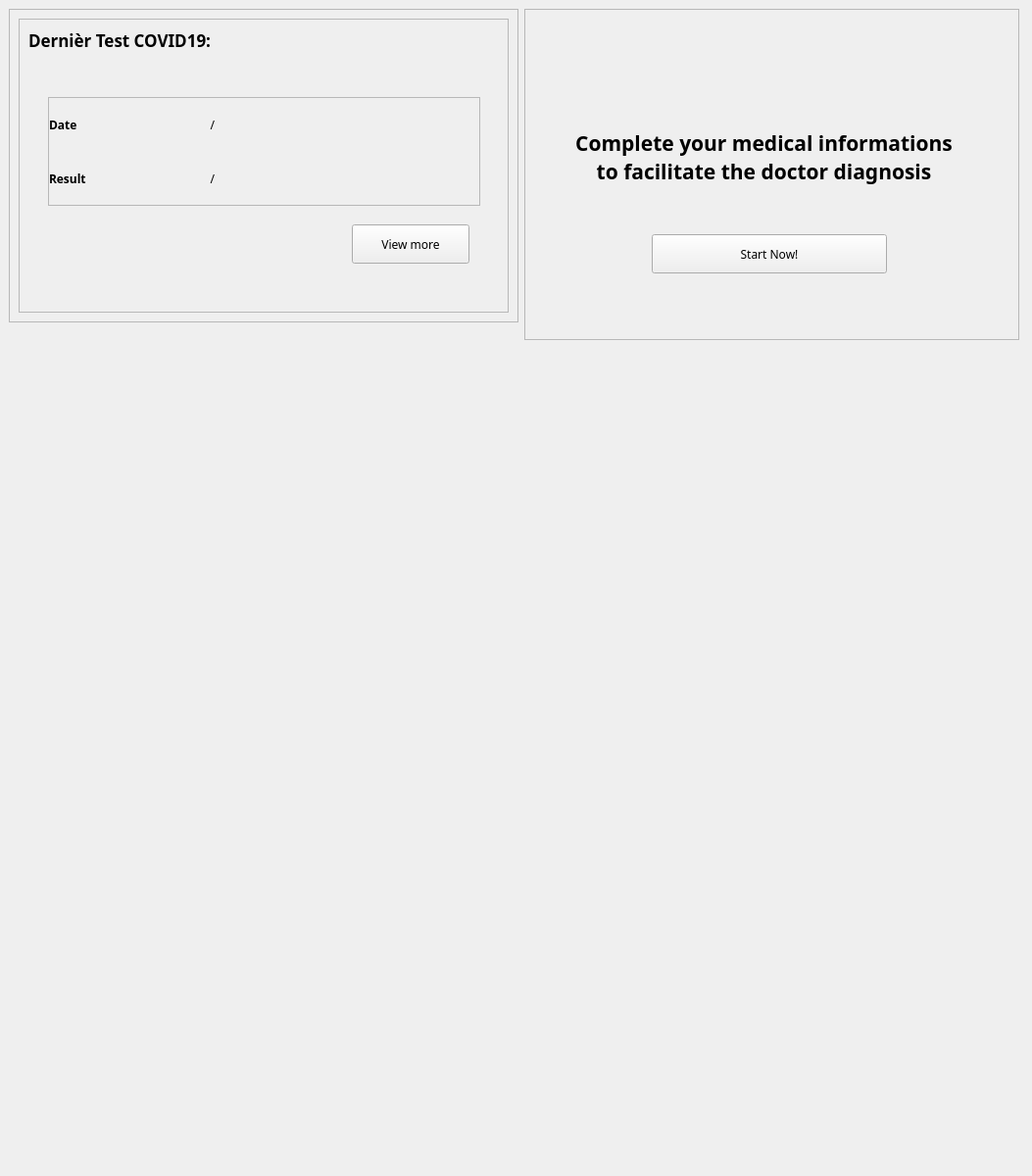
           <widget class="QWidget" name="scrollAreaWidgetContents_2">
            <property name="geometry">
             <rect>
              <x>0</x>
              <y>0</y>
              <width>1053</width>
              <height>1200</height>
             </rect>
            </property>
            <property name="sizePolicy">
             <sizepolicy hsizetype="Expanding" vsizetype="Preferred">
              <horstretch>0</horstretch>
              <verstretch>0</verstretch>
             </sizepolicy>
            </property>
            <property name="minimumSize">
             <size>
              <width>0</width>
              <height>1200</height>
             </size>
            </property>
            <widget class="QWidget" name="mainFrame" native="true">
             <property name="geometry">
              <rect>
               <x>9</x>
               <y>9</y>
               <width>1031</width>
               <height>338</height>
              </rect>
             </property>
             <property name="sizePolicy">
              <sizepolicy hsizetype="Preferred" vsizetype="Expanding">
               <horstretch>0</horstretch>
               <verstretch>0</verstretch>
              </sizepolicy>
             </property>
             <layout class="QHBoxLayout" name="horizontalLayout_7">
              <item alignment="Qt::AlignHCenter|Qt::AlignTop">
               <widget class="QFrame" name="cardsFrame">
                <property name="sizePolicy">
                 <sizepolicy hsizetype="Fixed" vsizetype="Preferred">
                  <horstretch>0</horstretch>
                  <verstretch>0</verstretch>
                 </sizepolicy>
                </property>
                <property name="minimumSize">
                 <size>
                  <width>0</width>
                  <height>320</height>
                 </size>
                </property>
                <property name="maximumSize">
                 <size>
                  <width>16777215</width>
                  <height>320</height>
                 </size>
                </property>
                <property name="frameShape">
                 <enum>QFrame::StyledPanel</enum>
                </property>
                <property name="frameShadow">
                 <enum>QFrame::Raised</enum>
                </property>
                <layout class="QHBoxLayout" name="horizontalLayout_9">
                 <item>
                  <widget class="QFrame" name="cardsFrameContent">
                   <property name="sizePolicy">
                    <sizepolicy hsizetype="Preferred" vsizetype="Preferred">
                     <horstretch>0</horstretch>
                     <verstretch>0</verstretch>
                    </sizepolicy>
                   </property>
                   <property name="minimumSize">
                    <size>
                     <width>500</width>
                     <height>300</height>
                    </size>
                   </property>
                   <property name="maximumSize">
                    <size>
                     <width>500</width>
                     <height>300</height>
                    </size>
                   </property>
                   <property name="frameShape">
                    <enum>QFrame::StyledPanel</enum>
                   </property>
                   <property name="frameShadow">
                    <enum>QFrame::Raised</enum>
                   </property>
                   <layout class="QVBoxLayout" name="verticalLayout_11">
                    <item>
                     <widget class="QLabel" name="label">
                      <property name="font">
                       <font>
                        <family>Noto Sans</family>
                        <pointsize>13</pointsize>
                        <weight>75</weight>
                        <bold>true</bold>
                       </font>
                      </property>
                      <property name="text">
                       <string>Dernièr Test COVID19:</string>
                      </property>
                     </widget>
                    </item>
                    <item>
                     <widget class="QWidget" name="lastConsultWidget" native="true">
                      <property name="sizePolicy">
                       <sizepolicy hsizetype="Preferred" vsizetype="Preferred">
                        <horstretch>0</horstretch>
                        <verstretch>0</verstretch>
                       </sizepolicy>
                      </property>
                      <property name="minimumSize">
                       <size>
                        <width>300</width>
                        <height>250</height>
                       </size>
                      </property>
                      <widget class="QPushButton" name="more_tests">
                       <property name="geometry">
                        <rect>
                         <x>330</x>
                         <y>170</y>
                         <width>120</width>
                         <height>40</height>
                        </rect>
                       </property>
                       <property name="minimumSize">
                        <size>
                         <width>120</width>
                         <height>40</height>
                        </size>
                       </property>
                       <property name="maximumSize">
                        <size>
                         <width>120</width>
                         <height>40</height>
                        </size>
                       </property>
                       <property name="font">
                        <font>
                         <family>Noto Sans</family>
                         <weight>50</weight>
                         <bold>false</bold>
                        </font>
                       </property>
                       <property name="cursor">
                        <cursorShape>PointingHandCursor</cursorShape>
                       </property>
                       <property name="text">
                        <string>View more</string>
                       </property>
                       <property name="iconSize">
                        <size>
                         <width>30</width>
                         <height>30</height>
                        </size>
                       </property>
                       <property name="flat">
                        <bool>false</bool>
                       </property>
                      </widget>
                      <widget class="QFrame" name="lastConsultTable">
                       <property name="geometry">
                        <rect>
                         <x>20</x>
                         <y>40</y>
                         <width>441</width>
                         <height>111</height>
                        </rect>
                       </property>
                       <property name="frameShape">
                        <enum>QFrame::StyledPanel</enum>
                       </property>
                       <property name="frameShadow">
                        <enum>QFrame::Raised</enum>
                       </property>
                       <layout class="QGridLayout" name="gridLayout_2">
                        <property name="leftMargin">
                         <number>0</number>
                        </property>
                        <property name="topMargin">
                         <number>0</number>
                        </property>
                        <property name="rightMargin">
                         <number>0</number>
                        </property>
                        <property name="bottomMargin">
                         <number>0</number>
                        </property>
                        <property name="spacing">
                         <number>0</number>
                        </property>
                        <item row="1" column="0">
                         <widget class="QLabel" name="label_10">
                          <property name="font">
                           <font>
                            <family>Noto Sans</family>
                            <weight>75</weight>
                            <bold>true</bold>
                           </font>
                          </property>
                          <property name="text">
                           <string>Result</string>
                          </property>
                         </widget>
                        </item>
                        <item row="0" column="0">
                         <widget class="QLabel" name="label_2">
                          <property name="font">
                           <font>
                            <family>Noto Sans</family>
                            <weight>75</weight>
                            <bold>true</bold>
                           </font>
                          </property>
                          <property name="text">
                           <string>Date</string>
                          </property>
                         </widget>
                        </item>
                        <item row="0" column="1" colspan="2">
                         <widget class="QLabel" name="test_date">
                          <property name="font">
                           <font>
                            <family>Noto Sans</family>
                           </font>
                          </property>
                          <property name="text">
                           <string>      /</string>
                          </property>
                         </widget>
                        </item>
                        <item row="1" column="1" colspan="2">
                         <widget class="QLabel" name="test_result">
                          <property name="font">
                           <font>
                            <family>Noto Sans</family>
                           </font>
                          </property>
                          <property name="text">
                           <string>      /</string>
                          </property>
                         </widget>
                        </item>
                       </layout>
                      </widget>
                     </widget>
                    </item>
                   </layout>
                  </widget>
                 </item>
                </layout>
               </widget>
              </item>
              <item>
               <widget class="QFrame" name="asideFrame">
                <property name="sizePolicy">
                 <sizepolicy hsizetype="Preferred" vsizetype="Preferred">
                  <horstretch>0</horstretch>
                  <verstretch>0</verstretch>
                 </sizepolicy>
                </property>
                <property name="minimumSize">
                 <size>
                  <width>300</width>
                  <height>250</height>
                 </size>
                </property>
                <property name="maximumSize">
                 <size>
                  <width>16777215</width>
                  <height>16777215</height>
                 </size>
                </property>
                <property name="frameShape">
                 <enum>QFrame::StyledPanel</enum>
                </property>
                <property name="frameShadow">
                 <enum>QFrame::Raised</enum>
                </property>
                <widget class="QWidget" name="aside" native="true">
                 <property name="geometry">
                  <rect>
                   <x>0</x>
                   <y>50</y>
                   <width>482</width>
                   <height>251</height>
                  </rect>
                 </property>
                 <property name="minimumSize">
                  <size>
                   <width>482</width>
                   <height>250</height>
                  </size>
                 </property>
                 <property name="maximumSize">
                  <size>
                   <width>16777215</width>
                   <height>16777215</height>
                  </size>
                 </property>
                 <property name="font">
                  <font>
                   <family>Noto Sans</family>
                   <weight>50</weight>
                   <bold>false</bold>
                  </font>
                 </property>
                 <widget class="QPushButton" name="asideBtn">
                  <property name="geometry">
                   <rect>
                    <x>130</x>
                    <y>180</y>
                    <width>240</width>
                    <height>40</height>
                   </rect>
                  </property>
                  <property name="minimumSize">
                   <size>
                    <width>240</width>
                    <height>40</height>
                   </size>
                  </property>
                  <property name="maximumSize">
                   <size>
                    <width>240</width>
                    <height>40</height>
                   </size>
                  </property>
                  <property name="font">
                   <font>
                    <family>Noto Sans</family>
                    <weight>50</weight>
                    <bold>false</bold>
                   </font>
                  </property>
                  <property name="cursor">
                   <cursorShape>PointingHandCursor</cursorShape>
                  </property>
                  <property name="text">
                   <string>Start Now!</string>
                  </property>
                  <property name="flat">
                   <bool>false</bool>
                  </property>
                 </widget>
                 <widget class="QLabel" name="label_9">
                  <property name="geometry">
                   <rect>
                    <x>44</x>
                    <y>46</y>
                    <width>401</width>
                    <height>111</height>
                   </rect>
                  </property>
                  <property name="maximumSize">
                   <size>
                    <width>16777215</width>
                    <height>16777215</height>
                   </size>
                  </property>
                  <property name="font">
                   <font>
                    <family>Noto Sans</family>
                    <pointsize>16</pointsize>
                    <weight>75</weight>
                    <bold>true</bold>
                   </font>
                  </property>
                  <property name="text">
                   <string>Complete your medical informations 
to facilitate the doctor diagnosis</string>
                  </property>
                  <property name="alignment">
                   <set>Qt::AlignCenter</set>
                  </property>
                 </widget>
                </widget>
               </widget>
              </item>
             </layout>
            </widget>
            <widget class="QLabel" name="label_3">
             <property name="geometry">
              <rect>
               <x>20</x>
               <y>350</y>
               <width>1021</width>
               <height>724</height>
              </rect>
             </property>
             <property name="minimumSize">
              <size>
               <width>0</width>
               <height>724</height>
              </size>
             </property>
             <property name="text">
              <string/>
             </property>
             <property name="pixmap">
              <pixmap resource="../resource.qrc">:/images/images/FR1-1024x724.jpg</pixmap>
             </property>
             <property name="scaledContents">
              <bool>true</bool>
             </property>
            </widget>
           </widget>
